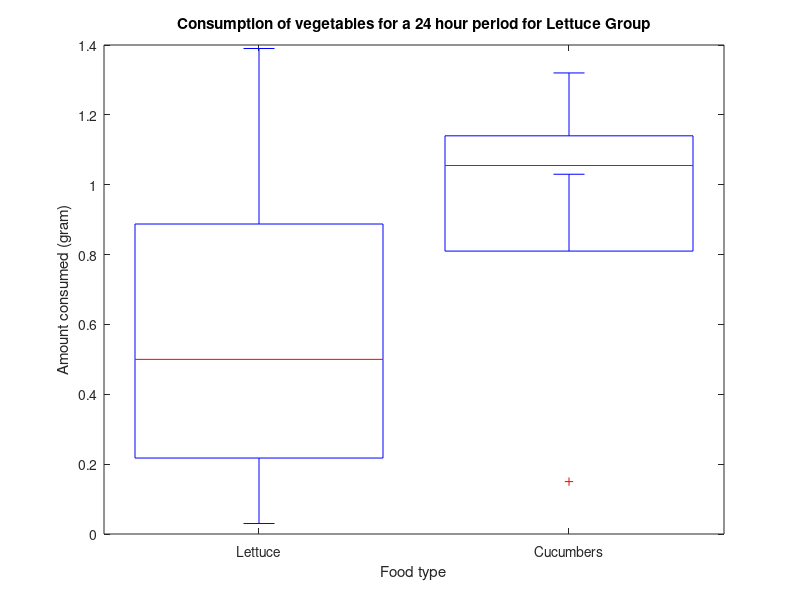
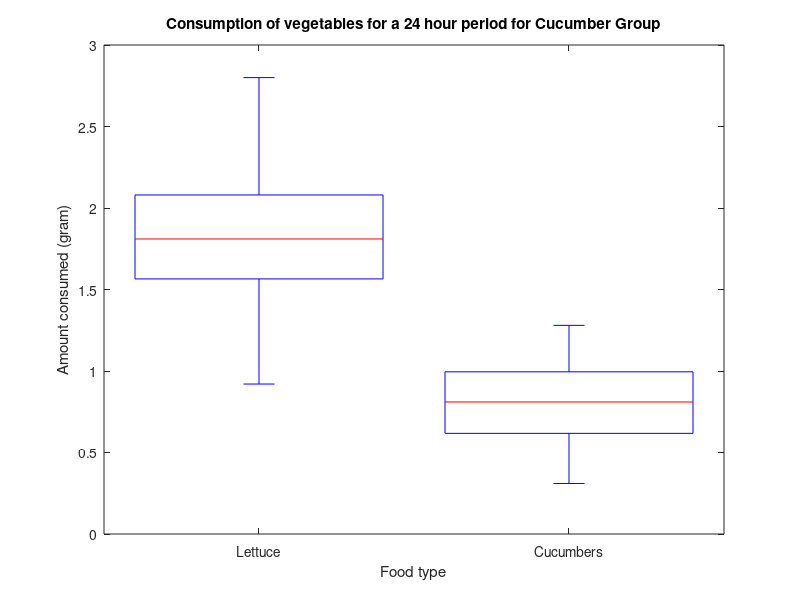

Recreate these plots in MATLAB, in order. (Note: this script raises an error after producing the figures.)
data_lettucegroup_lettuce = 3.75 - [3.72,3.03,2.36,3.47];
data_lettucegroup_cucumber = 3.75 - [3.60,2.43,2.72,2.67];
data_cucumbergroup_lettuce = 3.75 - [2.83,1.97,0.95,1.91];
data_cucumbergroup_cucumber = 3.75 - [2.47,2.85,3.44,3.03];
data_mixedgroup_lettuce = 3.75 - [2.85,3.67,2.49];
data_mixedgroup_cucumber = 3.75 - [3.05,2.56,2.95,1.21];

mean_data_lettucegroup_lettuce = mean (data_lettucegroup_lettuce);
mean_data_lettucegroup_cucumber = mean(data_lettucegroup_cucumber);

mean_data_cucumbergroup_lettuce = mean (data_cucumbergroup_lettuce);
mean_data_cucumbergroup_cucumber = mean(data_cucumbergroup_cucumber);

mean_data_mixedgroup_lettuce = std (data_mixedgroup_lettuce);
mean_data_mixedgroup_cucumber = std (data_mixedgroup_cucumber);



error_data_lettucegroup_lettuce = std (data_lettucegroup_lettuce)/sqrt(numel(data_lettucegroup_lettuce));
error_data_lettucegroup_cucumber = std(data_lettucegroup_cucumber)/sqrt(numel(data_lettucegroup_cucumber));

error_data_cucumbergroup_lettuce = std (data_cucumbergroup_lettuce)/sqrt(numel(data_cucumbergroup_lettuce));
error_data_cucumbergroup_cucumber = std(data_cucumbergroup_cucumber)/sqrt(numel(data_cucumbergroup_cucumber));

error_data_mixedgroup_lettuce = std (data_mixedgroup_lettuce)/sqrt(numel(data_mixedgroup_lettuce));
error_data_mixedgroup_cucumber = std (data_mixedgroup_cucumber)/sqrt(numel(data_mixedgroup_cucumber));

% %Lettuce group
% errorbar([2,4],[mean_data_lettucegroup_lettuce,mean_data_lettucegroup_cucumber], ...
%     [ error_data_lettucegroup_lettuce,error_data_lettucegroup_cucumber],'vertical','o');
% 
% xlim([0 6]);
% ylim([0 2.5]);
% 
% title('Lettuce group');
% xlabel('Food source (left: lettuce, right:cucumbers)')
% ylabel('Amount consumed (gram)')
% 
% %Cucumber group
% 
% figure
% 
% errorbar([2,4],[mean_data_cucumbergroup_lettuce,mean_data_cucumbergroup_cucumber], ...
%     [ error_data_cucumbergroup_lettuce,error_data_cucumbergroup_cucumber],'vertical','o');
% 
% xlim([0 6]);
% ylim([0 2.5]);
% 
% title('Cucumber group');
% 
% title('Cucumber group');
% xlabel('Food source (left: lettuce, right:cucumbers)')
% ylabel('Amount consumed (gram)')
% 
% %Mixed group
% 
% figure
% 
% errorbar([2,4],[mean_data_mixedgroup_lettuce,mean_data_mixedgroup_cucumber], ...
%     [ error_data_mixedgroup_lettuce,error_data_mixedgroup_cucumber],'vertical','o');
% 
% xlim([0 6]);
% ylim([0 2.5]);
% 
% title('Mixed group'); 
% 
% title('Mixed group');
% xlabel('Food source (left: lettuce, right:cucumbers)')
% ylabel('Amount consumed (gram)')

figure
boxplot([data_lettucegroup_lettuce.',data_lettucegroup_cucumber.'],'Labels',{'Lettuce','Cucumbers'})
title('Consumption of vegetables for a 24 hour period for Lettuce Group')
xlabel('Food type')
ylabel('Amount consumed (gram)')

figure
boxplot([data_cucumbergroup_lettuce.',data_cucumbergroup_cucumber.'],'Labels',{'Lettuce','Cucumbers'})
title('Consumption of vegetables for a 24 hour period for Cucumber Group')
xlabel('Food type')
ylabel('Amount consumed (gram)')

figure
x = [data_mixedgroup_lettuce.';data_mixedgroup_cucumber.'];
g1 = repmat({'Lettuce'},3,1);
g2 = repmat({'Cucumbers'},4,1);
g = [g1; g2];

boxplot(x, g)

title('Consumption of vegetables for a 24 hour period for Mixed Diet Group')
xlabel('Food type')
ylabel('Amount consumed (gram)')

[h_l,sig_l,ci_l] = ttest2(data_lettucegroup_lettuce,data_lettucegroup_cucumber);
[h_c,sig_c,ci_c] = ttest2(data_cucumbergroup_lettuce,data_cucumbergroup_cucumber);
[h_m,sig_m,ci_m] = ttest2(data_mixedgroup_lettuce,data_mixedgroup_cucumber);


